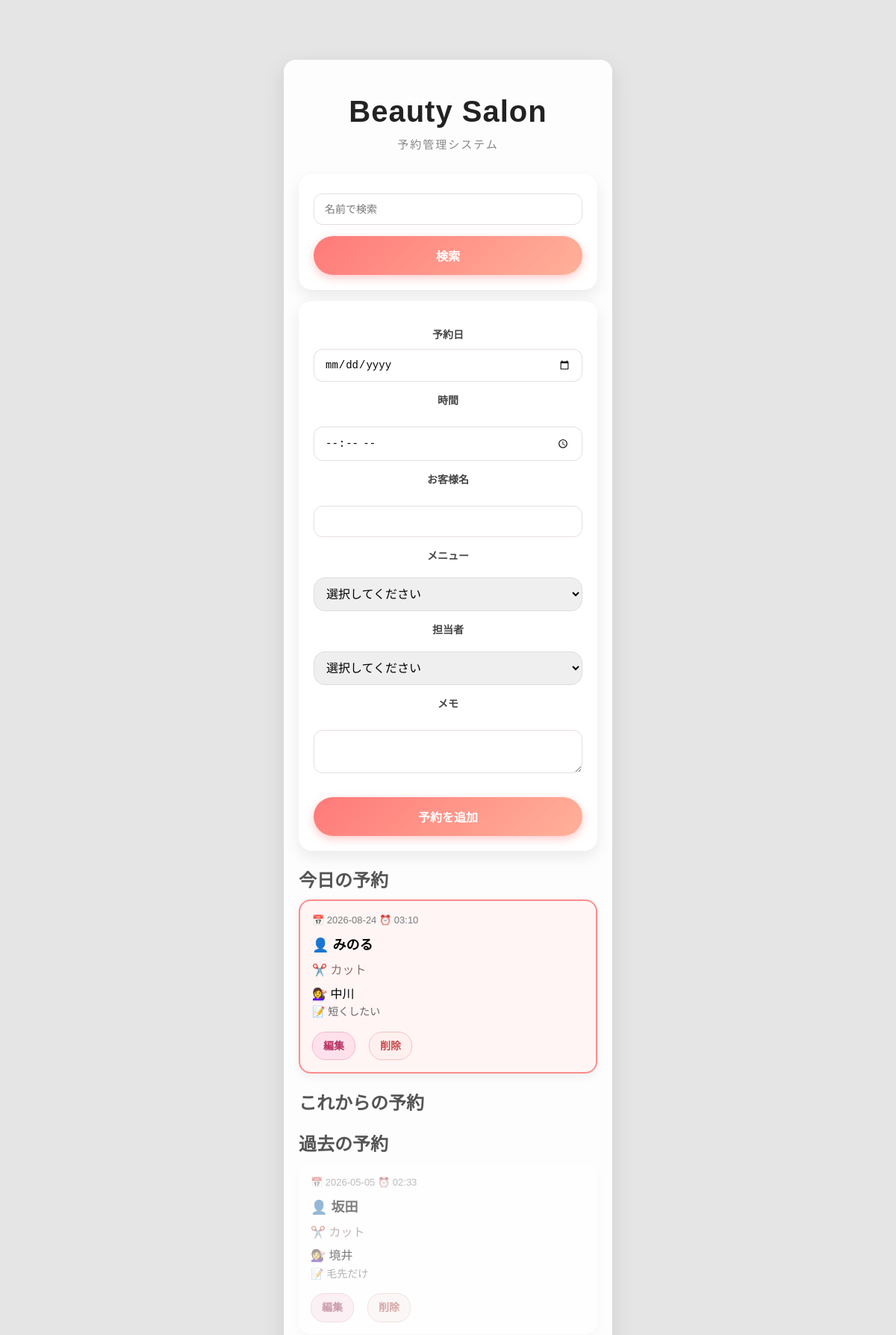
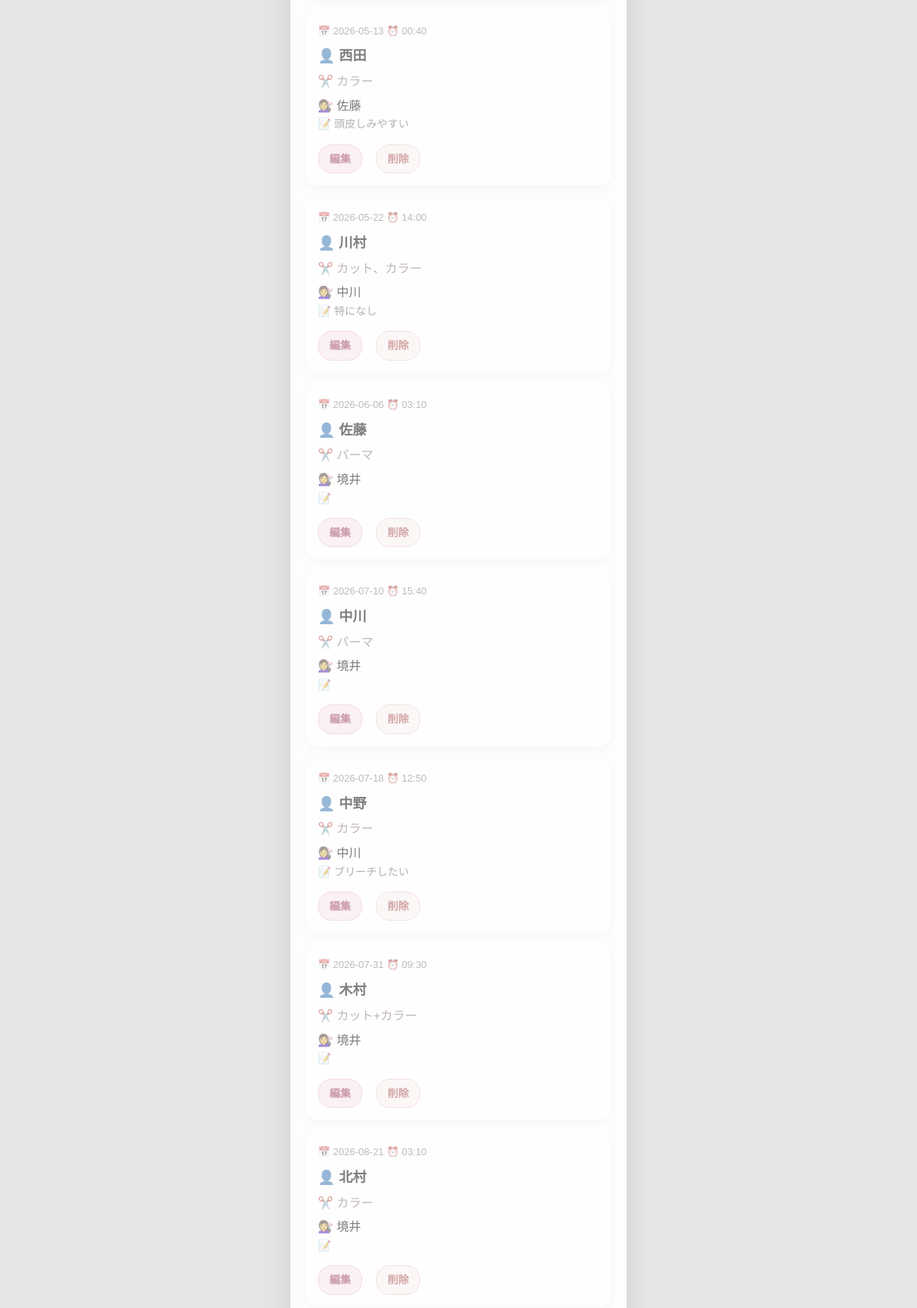
The page / (upper part) on the database its author committed (2 pictures, top to bottom).
### tables this page shows
CREATE TABLE reservations (
          id INTEGER PRIMARY KEY AUTOINCREMENT,
          date TEXT NOT NULL,
          time TEXT NOT NULL,
          name TEXT NOT NULL,
          menu TEXT NOT NULL,
          note TEXT
    , staff TEXT);

### app.py (the view, shortened to what this page needs)
@app.route("/", methods=["GET", "POST"])
def index():
    message = ""
    reservations = get_reservations()
    menu_stats = get_menu_stats()
    total_sales = get_total_sales()
    staff_stats = get_staff_stats()
    staff_sales = get_staff_sales()
    monthly_sales = get_monthly_sales()
    reservation_dates = get_reservation_dates()
    current_date = datetime.today()
    year = request.args.get("year", type=int)
    month = request.args.get("month", type=int)
    if year is None:
        year = current_date.year
    if month is None:
        month = current_date.month
    if month < 1:
        month = 12
        year -= 1
    elif month > 12:
        month = 1
        year += 1
    cal = calendar.monthcalendar(year, month)
    keyword = request.args.get("keyword", "")
    selected_date = request.args.get("selected_date", "")
    selected_reservations = []
    today = date.today().isoformat()
    today_reservations = []
    future_reservations = []
    past_reservations = []
    for i, r in enumerate(reservations):
        if keyword and not (keyword.lower() in r[3].lower() or keyword.lower() in r[4].lower()):
            continue
        if r[1] == today:
            today_reservations.append((i, r))
        elif r[1] > today:
            future_reservations.append((i, r))
        else:
            past_reservations.append((i, r))
        if selected_date and r[1] == selected_date:
            selected_reservations.append((i,r))
    if keyword and len(today_reservations) == 0 and len(future_reservations) == 0 and len(past_reservations) == 0:
        message = "該当する予約はありません"
    return render_template("index.html", today_reservations=today_reservations, future_reservations=future_reservations, past_reservations=past_reservations, keyword=keyword, message=message, form_date={"date": "", "time": "", "name": "", "menu": "", "note": ""}, menu_stats=menu_stats,total_sales=total_sales, staff_stats=staff_stats, staff_sales=staff_sales, monthly_sales=monthly_sales, cal=cal, year=year, month=month, reservation_dates=reservation_dates, selected_reservations=selected_reservations, selected_date=selected_date, today=today)

### datebase.py (called while the page is built)
def get_reservations():
  conn = sqlite3.connect(DB_NAME)
  cur = conn.cursor()
  cur.execute("""
      SELECT id, date, time, name, menu, staff, note
      FROM reservations
      ORDER BY date, time
""")
  reservations = cur.fetchall()
  conn.close()
  return reservations

def get_menu_stats():
  conn = sqlite3.connect(DB_NAME)
  cur = conn.cursor()
  cur.execute("""
      SELECT menu, COUNT(*)
      FROM reservations
      GROUP BY menu
      ORDER BY COUNT(*) DESC
  """)
  stats = cur.fetchall()
  conn.close()
  return stats

def get_staff_stats():
  conn = sqlite3.connect(DB_NAME)
  cur = conn.cursor()
  cur.execute("""
      SELECT staff, COUNT(*)
      FROM reservations
      GROUP BY staff
      ORDER BY COUNT(*) DESC
  """)
  stats = cur.fetchall()
  conn.close()
  return stats

def get_total_sales():
  prices = {
    "カット": 4000,
    "カラー": 6000,
    "パーマ": 8000,
    "カット+カラー": 10000,
    "カット+パーマ": 12000,
  }
  conn = sqlite3.connect(DB_NAME)
  cur = conn.cursor()
  cur.execute("SELECT menu FROM reservations")
  menus = cur.fetchall()
  total = 0
  for menu in menus:
    menu_name = menu[0]
    total += prices.get(menu_name, 0)
  conn.close()
  return total

def get_staff_sales():
  prices = {
    "カット": 4000,
    "カラー": 6000,
    "パーマ": 8000,
    "カット+カラー": 10000,
    "カット+パーマ": 12000,
  }
  conn = sqlite3.connect(DB_NAME)
  cur = conn.cursor()
  cur.execute("""
        SELECT staff, menu
        FROM reservations
  """)
  rows = cur.fetchall()
  staff_sales = {}
  for staff, menu in rows:
      if staff is None:
        staff = "未設定"
      staff_sales[staff] = staff_sales.get(staff, 0) + prices.get(menu, 0)
  conn.close()
  return staff_sales.items()

def get_monthly_sales():
  prices = {
    "カット": 4000,
    "カラー": 6000,
    "パーマ": 8000,
    "カット+カラー": 10000,
    "カット+パーマ": 12000,
  }
  conn = sqlite3.connect(DB_NAME)
  cur = conn.cursor()
  cur.execute("""
        SELECT date, menu
        FROM reservations
  """)
  rows = cur.fetchall()
  monthly_sales = {}
  for date, menu in rows:
    month = date[:7]
    monthly_sales[month] = (
      monthly_sales.get(month, 0)
      + prices.get(menu, 0)
    )
  conn.close()
  return monthly_sales.items()

def  get_reservation_dates():
  conn = sqlite3.connect(DB_NAME)
  cur = conn.cursor()
  cur.execute("""
        SELECT date
        FROM reservations
  """)
  dates = [row[0] for row in cur.fetchall()]
  conn.close()
  return dates

### templates/index.html (shortened to what this page needs)
<!DOCTYPE html>
<html lang="ja">
<head>
  <link rel="stylesheet" href=" {{ url_for('static', filename='style.css') }}">
</head>
<body>
  <div class="container">
  <h1>Beauty Salon</h1>
  <p class="sub-title">予約管理システム</p>
<form method="get" style="margin-bottom: 15px;">
  <input type="text" name="keyword" placeholder="名前で検索" value="{{ keyword or '' }}">
  <button type="submit">検索</button>
</form>
  <form method="post">
    <p>
      <label>予約日</label>
      <input type="date" name="date" value="{{ form_date.date }}" required>
    </p>
    <p>
      <label>時間</label><br>
      <input type="time" name="time" value="{{ form_date.time }}" required>
    </p>
    <p>
      <label>お客様名</label><br>
      <input type="text" name="name" value="{{ form_date.name }}" required>
    </p>
    <p>
      <label>メニュー</label><br>
      <select name="menu" required>
        <option value="">選択してください</option>
      </select>
    </p>
    <p>
      <label>担当者</label><br>
      <select name="staff" required>
        <option value="">選択してください</option>
      </select>
    </p>
    <p>
      <label>メモ</label><br>
      <textarea name="note">{{ form_date.note }}</textarea>
    </p>
    <button type="submit">予約を追加</button>
  </form>
  <h2>今日の予約</h2>
  {% if today_reservations %}
    <ul>
    {% for i, r in today_reservations %}
        <li class="card today-card">
          <div class="reservation-date">📅 {{ r[1] }} ⏰ {{ r[2] }}</div>
          <div class="reservation-name">👤 {{ r[3] }}</div>
          <div class="reservation-menu">✂️ {{ r[4] }}</div>
          <div class="reservation-staff">💇‍♀️ {{ r[5] }}</div>
          <div class="reservation-note">📝 {{ r[6] }}</div>
          <div class="actions">
          <a href="/edit/{{ r[0] }}" class="edit-btn">編集</a>
          <a href="/delete/{{ r[0] }}" class="delete-btn" onclick="return confirm('この予約を削除しますか？')">削除</a>
          </div>
        </li>
    {% endfor %}
    </ul>
    {% else %}
    <p>今日の予約はありません</p>
    {% endif %}
  <h2>これからの予約</h2>
  <h2>過去の予約</h2>
    <ul>
    {% for i, r in past_reservations %}
        <li class="card past-card">
          <div class="reservation-date">📅 {{ r[1] }} ⏰ {{ r[2] }}</div>
          <div class="reservation-name">👤 {{ r[3] }}</div>
          <div class="reservation-menu">✂️ {{ r[4] }}</div>
          <div class="reservation-staff">💇‍♀️ {{ r[5] }}</div>
          <div class="reservation-note">📝 {{ r[6] }}</div>
          <div class="actions">
          <a href="/edit/{{ r[0] }}" class="edit-btn">編集</a>
          <a href="/delete/{{ r[0] }}" class="delete-btn" onclick="return confirm('この予約を削除しますか？')">削除</a>
          </div>
        </li>
    {% endfor %}
    </ul>
  </div>
</body>
</html>

### static/style.css (style rules this page uses)
body { background: url("/static/images/bg2.jpg"); background-size: cover; background-position: 100%; background-repeat: no-repeat; font-family: 'Zen Maru Gothic', sans-serif; padding: 40px 0; margin: 0; display: flex; justify-content: center; }
body::before { content: ""; position: fixed; top: 0; left: 0; width: 100%; height: 100%; background: rgba(0, 0, 0, 0.1); }
.container { max-width: 400px; margin: 40px auto; background: rgba(255, 255, 255, 0.9); backdrop-filter: blur(5px); padding: 20px; border-radius: 16px; box-shadow: 0 10px 30px rgba(0, 0, 0, 0.1); width: 100%; }
h1 { text-align: center; margin-bottom: 20px; font-size: 40px; letter-spacing: 1px; color: #222; font-weight: 700; }
h2 { margin-top: 20px; margin-bottom: 10px; color: #555; font-weight: 600; }
form, .card { background: white; padding: 20px; border-radius: 18px; margin-bottom: 16px; box-shadow: 0 8px 20px rgba(0, 0, 0, 0.08); }
input, textarea, button { width: 100%; box-sizing: border-box; margin-top: 6px; font-size: 14px; }
input, textarea { padding: 12px 14px; border: 1px solid #e7dede; border-radius: 12px; background: rgba(255, 255, 255, 0.95); transition: 0.2s; }
label { display: block; font-weight: 600; color: #444; margin-bottom: 4px; }
button { width: 100%; background:linear-gradient(135deg, #ff7a7a, #ffb199); color: white; border: none; margin-top: 15px; padding: 14px; cursor: pointer; font-size: 16px; font-weight: 600; transition: all 0.3s; border-radius: 999px; box-shadow: 0 4px 12px rgba(255, 122, 122, 0.4); }
ul { list-style: none; padding: 0; margin: 0; }
.reservation-date { font-size: 13px; color: #7a7a7a; margin-bottom: 8px; }
.reservation-name { font-size: 18px; font-weight: bold; margin-bottom: 6px; }
.reservation-menu { color: #8a6f6b; margin-bottom: 6px; }
.reservation-note { font-size: 14px; color: #666; margin-bottom: 12px; }
.actions { margin-top: 15px; display: flex; gap: 10px; }
a { text-decoration: none; color: #8a6f6b; }
.edit-btn, .delete-btn { display: inline-block; padding: 7px 14px; border-radius: 18px; font-size: 14px; text-decoration: none; font-size: bold; margin-right: 8px; transition: 0.2s; font-weight: 600; }
.edit-btn { background: #ffe1ec; color: #b83262; border: 1px solid #f5b8cc; }
.delete-btn { background: #fff0f0; color: #c94a4a; border: 1px solid #f2c1c1; }
.card { background: white; border-radius: 16px; padding: 16px; margin-bottom: 16px; line-height: 1.6; box-shadow: 0 4px 12px rgba(0, 0, 0, 0.06); transition: 0.3s; }
.today-card { border: 2px solid #ff8c8c; background: #fff5f5; }
.past-card { opacity: 0.5; filter: grayscale(30%); }
p { text-align: center; color: #999; font-size: 14px; }
select { width: 100%; padding: 12px; border: 1px solid #ddd; border-radius: 15px; font-size: 16px; box-sizing: border-box; }
.sub-title { margin-top: -10px; margin-bottom: 30px; color: #888; font-size: 15px; letter-spacing: 2px; }
ul, li { list-style: none; }
ul { padding: 0; margin-left: 0; }

### rows shown on the page
reservations: date "2026-08-24", time "03:10", name "みのる", menu "カット", staff "中川", note "短くしたい"
reservations: date "2026-05-05", time "02:33", name "坂田", menu "カット", staff "境井", note "毛先だけ"
reservations: date "2026-05-13", time "00:40", name "西田", menu "カラー", staff "佐藤", note "頭皮しみやすい"
reservations: date "2026-05-22", time "14:00", name "川村", menu "カット、カラー", staff "中川", note "特になし"
reservations: date "2026-06-06", time "03:10", name "佐藤", menu "パーマ", staff "境井"
reservations: date "2026-07-10", time "15:40", name "中川", menu "パーマ", staff "境井"
reservations: date "2026-07-18", time "12:50", name "中野", menu "カラー", staff "中川", note "ブリーチしたい"
reservations: date "2026-07-31", time "09:30", name "木村", menu "カット+カラー", staff "境井"
reservations: date "2026-08-21", time "03:10", name "北村", menu "カラー", staff "境井"
